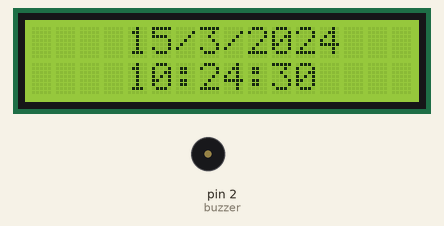
A sketch run on a simulated Arduino Uno, built with avr-gcc and run on an emulated ATmega328P. Shown: 16×2 character LCD, buzzer (waves = sounding, pin HIGH). The local clock reads 2024-03-15 10:24:30 at power-on unless the sketch sets it; what the sketch prints to the serial monitor is not drawn.

Above: at 0.1 s.
At 4.2 s:
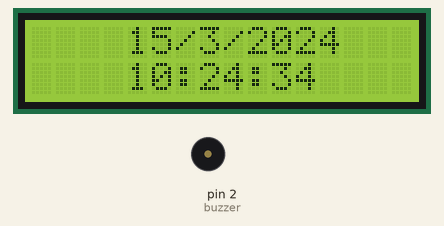
At 9.3 s:
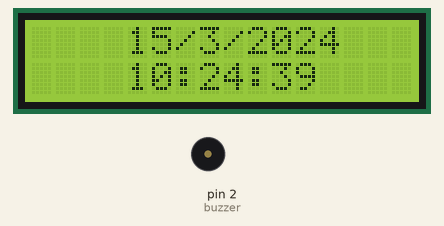
At 19.6 s:
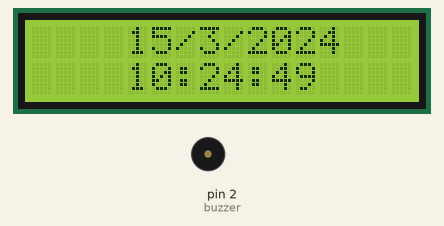
At 28.8 s:
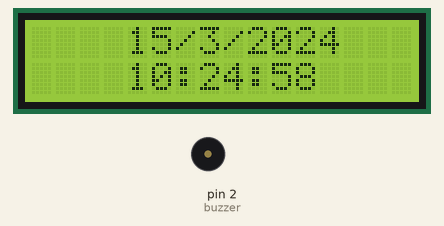
At 39.0 s:
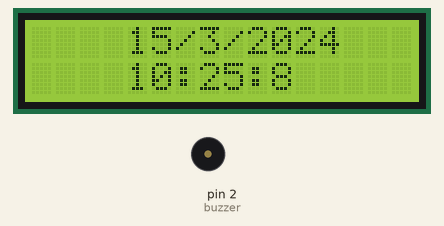

Measured:
- what the display in image 1 shows lasts 1.0 s, from 4.2 s to 5.2 s

The sketch:

alarma_reloj_RTC.ino
```cpp
// Made by: Juan Rodrigo Guzman Martinez

#include <LiquidCrystal_I2C.h>
#include <Wire.h>
#include <RTClib.h>

RTC_DS3231 rtc; // Declaramos RTC_DS3231 como rtc

LiquidCrystal_I2C lcd(0x27,16,2); // Declaramos LiquidCrystal_I2C como lcd, ponemos de cuantas filas y columnas es la pantlla

int buzzer= 2; // Declaramos el pin 2 con el nombre de buzzer

void setup() {
lcd.backlight(); // Usamos la luz de fondo de la pantalla LCD
lcd.init(); // Inicializamos la pantalla LCD
Serial.begin(9600); // Inicializamos el monitor serial a 9600 baudios
rtc.begin(); // Inicializamos el modulo RTC
//rtc.adjust(DateTime(__DATE__, __TIME__)); // obtenemos datos y fechas de computador donde se carga el programa,en la segunda carga de codigo comente esta instruccion
pinMode(buzzer, OUTPUT);
}

void loop() {
DateTime fecha = rtc.now(); // Obtenemos los datos y la fecha

if(fecha.hour()==20 && fecha.minute()==46){ // (condicional) si son las 8:00 entonces active el timbre
timbre(); // Llamamos a la funcion timbre
texto(); // Llmamos a la funcion texto
}

else{ // si la condicional no se da entonces imprima la hora y fecha actual
digitalWrite(buzzer,0);
lcd.clear();
lcd.setCursor(4,0);
lcd.print(fecha.day());
lcd.print("/");
lcd.print(fecha.month());
lcd.print("/");
lcd.print(fecha.year());
lcd.setCursor(4,1);
lcd.print(fecha.hour());
lcd.print(":");
lcd.print(fecha.minute());
lcd.print(":");
lcd.print(fecha.second());
}

{ // Imprimimos la hora y fecha por el monitor serial
Serial.print(fecha.day());
Serial.print("/");
Serial.print(fecha.month());
Serial.print("/");
Serial.print(fecha.year());
Serial.print("/");
Serial.print(fecha.hour());
Serial.print(":");
Serial.print(fecha.minute());
Serial.print(":");
Serial.println(fecha.second());
delay(1000);
}

}
////////////////////// Funciones////////////////////////////////////

void timbre(){ // si se cumple la condicional entonces ejecuta esta funcion
digitalWrite(buzzer,1);
delay(100);
digitalWrite(buzzer,0);
delay(100);
}

void texto(){ // si se cumple la condicional entonces ejecuta esta funcion
lcd.clear();
lcd.print("    Alarma!!!  ");
delay(100);
}
```
